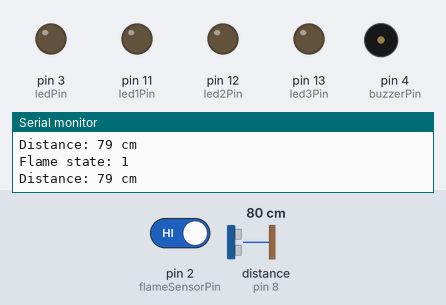
The sketch below on a simulated Arduino Uno, built with avr-gcc and run on an emulated ATmega328P. On the bench: output pins drawn as LEDs (lit = HIGH), buzzer (waves = sounding), the last lines printed to the serial monitor. Wiring (inferred from the names in the program): ultrasonic range finder: trigger pin 7; echo pin 8. The test bench sets the inputs (shaded band); at power-on: pin 2 (flameSensorPin) HIGH, distance to the obstacle (sensor on pin 8) 80 cm. The echo pulse lasts 58.3 µs per cm; pins used as bus, display or sensor lines are not drawn.

Above: at 1.2 s.
1.3 s: pin 2 (flameSensorPin) driven LOW
At 1.8 s:
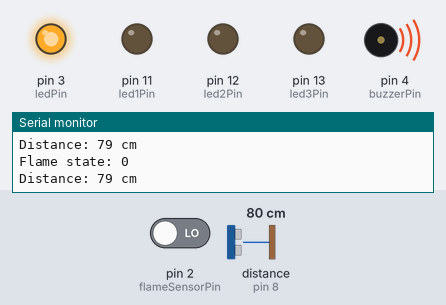
At 6.4 s:
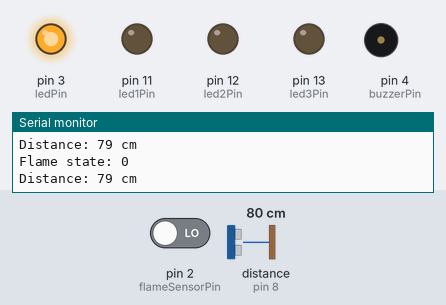
Timing chart, 0 to 10.3 s (numbered marks = the images above; inputs shaded):
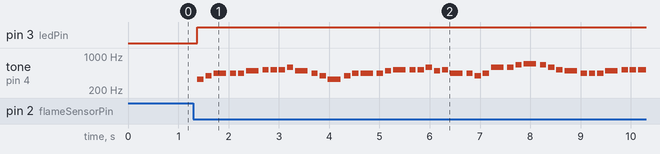

The sketch:

OLED_PIA2.ino
```cpp
#define NOTE_B0 31
#define NOTE_C1 33
#define NOTE_CS1 35
#define NOTE_D1 37
#define NOTE_DS1 39
#define NOTE_E1 41
#define NOTE_F1 44
#define NOTE_FS1 46
#define NOTE_G1 49
#define NOTE_GS1 52
#define NOTE_A1 55
#define NOTE_AS1 58
#define NOTE_B1 62
#define NOTE_C2 65
#define NOTE_CS2 69
#define NOTE_D2 73
#define NOTE_DS2 78
#define NOTE_E2 82
#define NOTE_F2 87
#define NOTE_FS2 93
#define NOTE_G2 98
#define NOTE_GS2 104
#define NOTE_A2 110
#define NOTE_AS2 117
#define NOTE_B2 123
#define NOTE_C3 131
#define NOTE_CS3 139
#define NOTE_D3 147
#define NOTE_DS3 156
#define NOTE_E3 165
#define NOTE_F3 175
#define NOTE_FS3 185
#define NOTE_G3 196
#define NOTE_GS3 208
#define NOTE_A3 220
#define NOTE_AS3 233
#define NOTE_B3 247
#define NOTE_C4 262
#define NOTE_CS4 277
#define NOTE_D4 294
#define NOTE_DS4 311
#define NOTE_E4 330
#define NOTE_F4 349
#define NOTE_FS4 370
#define NOTE_G4 392
#define NOTE_GS4 415
#define NOTE_A4 440
#define NOTE_AS4 466
#define NOTE_B4 494
#define NOTE_C5 523
#define NOTE_CS5 554
#define NOTE_D5 587
#define NOTE_DS5 622
#define NOTE_E5 659
#define NOTE_F5 698
#define NOTE_FS5 740
#define NOTE_G5 784
#define NOTE_GS5 831
#define NOTE_A5 880
#define NOTE_AS5 932
#define NOTE_B5 988
#define NOTE_C6 1047
#define NOTE_CS6 1109
#define NOTE_D6 1175
#define NOTE_DS6 1245
#define NOTE_E6 1319
#define NOTE_F6 1397
#define NOTE_FS6 1480
#define NOTE_G6 1568
#define NOTE_GS6 1661
#define NOTE_A6 1760
#define NOTE_AS6 1865
#define NOTE_B6 1976
#define NOTE_C7 2093
#define NOTE_CS7 2217
#define NOTE_D7 2349
#define NOTE_DS7 2489
#define NOTE_E7 2637
#define NOTE_F7 2794
#define NOTE_FS7 2960
#define NOTE_G7 3136
#define NOTE_GS7 3322
#define NOTE_A7 3520
#define NOTE_AS7 3729
#define NOTE_B7 3951
#define NOTE_C8 4186
#define NOTE_CS8 4435
#define NOTE_D8 4699
#define NOTE_DS8 4978

// Definire pinii
const int flameSensorPin = 2; // Pinul senzorului de flacără
const int buzzerPin = 4;      // Pinul buzzer-ului
const int ledPin = 3;         // Pinul LED-ului pentru flacără
const int trigPin = 7;        // Pinul trig pentru senzorul ultrasonic
const int echoPin = 8;        // Pinul echo pentru senzorul ultrasonic
const int led1Pin = 11;       // LED 1
const int led2Pin = 12;       // LED 2
const int led3Pin = 13;       // LED 3

// Melodia "Pirates of the Caribbean"
int melody[] = {
  NOTE_E4, NOTE_G4, NOTE_A4, NOTE_A4, NOTE_A4, NOTE_B4, NOTE_C5, NOTE_C5,
  NOTE_C5, NOTE_D5, NOTE_B4, NOTE_A4, NOTE_G4, NOTE_E4, NOTE_G4, NOTE_A4,
  NOTE_A4, NOTE_A4, NOTE_B4, NOTE_C5, NOTE_C5, NOTE_C5, NOTE_D5, NOTE_B4,
  NOTE_C5, NOTE_A4, NOTE_A4, NOTE_G4, NOTE_A4, NOTE_D5, NOTE_D5, NOTE_E5,
  NOTE_F5, NOTE_E5, NOTE_D5, NOTE_C5, NOTE_B4, NOTE_A4, NOTE_A4, NOTE_A4,
  NOTE_B4, NOTE_C5, NOTE_C5, NOTE_C5, NOTE_D5, NOTE_B4, NOTE_A4, NOTE_G4,
  NOTE_E4, NOTE_G4, NOTE_A4, NOTE_A4, NOTE_A4, NOTE_B4, NOTE_C5, NOTE_C5,
  NOTE_C5, NOTE_D5, NOTE_B4, NOTE_C5, NOTE_A4, NOTE_A4, NOTE_G4, NOTE_A4,
  NOTE_D5, NOTE_D5, NOTE_E5, NOTE_F5, NOTE_E5, NOTE_D5, NOTE_C5, NOTE_B4,
  NOTE_A4, NOTE_A4, NOTE_A4, NOTE_B4, NOTE_C5, NOTE_C5, NOTE_C5, NOTE_D5,
  NOTE_B4, NOTE_A4, NOTE_G4
};

int noteDurations[] = {
  8, 8, 4, 8, 8, 4, 8, 8,
  8, 8, 4, 8, 8, 4, 8, 8,
  4, 8, 8, 4, 8, 8, 8, 8,
  8, 4, 8, 8, 8, 4, 8, 8,
  4, 8, 8, 8, 4, 8, 8, 8,
  4, 8, 8, 4, 8, 8, 4, 8,
  8, 8, 4, 8, 8, 4, 8, 8,
  4, 8, 8, 8, 4, 8, 8, 8,
  4, 8, 8, 4, 8, 8, 4, 8,
  8, 8, 4, 8, 8, 4, 8, 8
};

void setup() {
  pinMode(flameSensorPin, INPUT);  // Senzor de flacără ca intrare
  pinMode(buzzerPin, OUTPUT);      // Buzzer ca ieșire
  pinMode(ledPin, OUTPUT);         // LED pentru flacără ca ieșire
  pinMode(trigPin, OUTPUT);        // Trig pentru senzor ultrasonic ca ieșire
  pinMode(echoPin, INPUT);         // Echo pentru senzor ultrasonic ca intrare
  pinMode(led1Pin, OUTPUT);        // LED 1
  pinMode(led2Pin, OUTPUT);        // LED 2
  pinMode(led3Pin, OUTPUT);        // LED 3
  Serial.begin(9600);              // Inițializare serială pentru debugging
}

long readUltrasonicDistance(int trigPin, int echoPin) {
  digitalWrite(trigPin, LOW);
  delayMicroseconds(2);
  digitalWrite(trigPin, HIGH);
  delayMicroseconds(10);
  digitalWrite(trigPin, LOW);

  long duration = pulseIn(echoPin, HIGH);
  long distance = (duration / 2) / 29.1; // Conversie la cm
  return distance;
}

void loop() {
  int flameState = digitalRead(flameSensorPin);
  long distance = readUltrasonicDistance(trigPin, echoPin);

  Serial.print("Flame state: ");
  Serial.println(flameState);
  Serial.print("Distance: ");
  Serial.print(distance);
  Serial.println(" cm");

  // Control LED-uri pe baza distanței
  if (distance < 10) {
    digitalWrite(led1Pin, HIGH);
    digitalWrite(led2Pin, HIGH);
    digitalWrite(led3Pin, HIGH);
  } else if (distance >= 10 && distance < 20) {
    digitalWrite(led1Pin, HIGH);
    digitalWrite(led2Pin, LOW);
    digitalWrite(led3Pin, LOW);
  } else if (distance >= 20 && distance < 30) {
    digitalWrite(led1Pin, LOW);
    digitalWrite(led2Pin, HIGH);
    digitalWrite(led3Pin, LOW);
  } else if (distance >= 30 && distance < 40) {
    digitalWrite(led1Pin, LOW);
    digitalWrite(led2Pin, LOW);
    digitalWrite(led3Pin, HIGH);
  } else {
    digitalWrite(led1Pin, LOW);
    digitalWrite(led2Pin, LOW);
    digitalWrite(led3Pin, LOW);
  }

  // Dacă este detectată o flacără
  if (flameState == LOW) {
    digitalWrite(ledPin, HIGH); // Aprindere LED pentru flacără

    for (int thisNote = 0; thisNote < sizeof(melody) / sizeof(melody[0]); thisNote++) {
      int noteDuration = 1000 / noteDurations[thisNote];
      tone(buzzerPin, melody[thisNote], noteDuration);

      int pauseBetweenNotes = noteDuration * 1.30;
      delay(pauseBetweenNotes);
      noTone(buzzerPin); // Oprire ton
    }

    digitalWrite(ledPin, LOW); // Stingere LED pentru flacără
    delay(1000); // Așteaptă 10 secunde pentru a permite redarea completă a melodiei
  } else {
    digitalWrite(ledPin, LOW); // Stingere LED pentru flacără
  }

  delay(100); // Mică întârziere pentru stabilitate
}
```

Measured:
- after the input at 1.3 s, pin 3 (ledPin): LOW → HIGH after 0.08 s; tone on pin 4 (buzzerPin): plays 330 Hz for 0.13 s, 392 Hz for 0.13 s, 440 Hz for 0.25 s, 440 Hz for 0.13 s, 440 Hz for 0.13 s, 494 Hz for 0.25 s … (44 notes in this stretch), starting after 0.08 s
